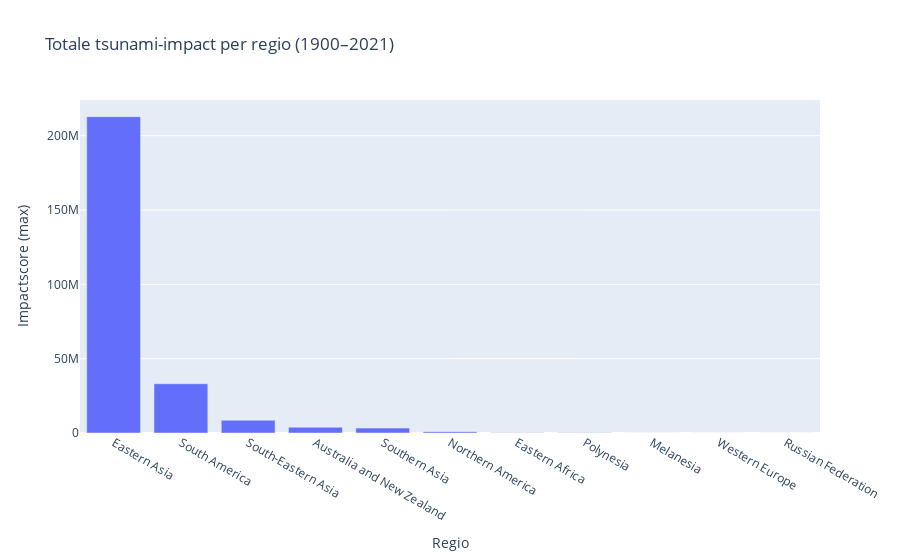

The notebook cell this image was saved under:
### Markdown cell above
## Regionale verschillen in totale tsunami-impact

In welke regio’s zijn de gevolgen van tsunami’s het zwaarst geweest?
De kaart hierboven toont afzonderlijke tsunami’s, maar geeft nog geen inzicht in de totale impact per regio. Deze grafiek brengt dat wel in beeld, door de impact van alle rampen per regio op te tellen.

### Code cell
import pandas as pd
import plotly.express as px

dist_df = pd.read_csv('1900_2021_DISASTERS.xlsx - emdat data.csv')
df = dist_df[dist_df['Disaster Subtype'].str.lower() == 'tsunami'].copy()

df['Total Deaths'] = pd.to_numeric(df['Total Deaths'], errors='coerce').fillna(0)
df["Total Damages ('000 US$)"] = pd.to_numeric(df["Total Damages ('000 US$)"], errors='coerce').fillna(0)
df["Total Affected"] = pd.to_numeric(df["Total Affected"], errors='coerce').fillna(0)

df['Impact_Score'] = df[['Total Deaths', 'Total Affected', "Total Damages ('000 US$)"]].max(axis=1)

region_stats = df.groupby('Region')[['Impact_Score', 'Total Deaths', 'Total Affected']].sum().reset_index()

fig = px.bar(region_stats.sort_values(by='Impact_Score', ascending=False),
             x='Region', y='Impact_Score',
             hover_data=['Total Deaths', 'Total Affected'],
             title='Totale tsunami-impact per regio (1900–2021)',
             labels={'Impact_Score': 'Maximale impactscore'})

fig.update_layout(xaxis_title='Regio', yaxis_title='Impactscore (max)')

fig.show()

### Figure 1 — Plotly figure (JSON) as saved in the notebook; plotly's stock layout.template omitted (floating-point values rounded to 4 significant figures)
{"data": [{"customdata": [[24630.0, 517500.0], [6854.0, 5707000.0], [180700.0, 2685000.0], [2.0, 50.0], [51890.0, 1701000.0], [384.0, 0.0], [312.0, 109900.0], [191.0, 8591.0], [2494.0, 15580.0], [11.0, 2.0], [0.0, 0.0]], "hovertemplate": "Region=%{x}<br>Maximale impactscore=%{y}<br>Total Deaths=%{customdata[0]}<br>Total Affected=%{customdata[1]}<extra></extra>", "legendgroup": "", "marker": {"color": "#636efa", "pattern": {"shape": ""}}, "name": "", "orientation": "v", "showlegend": false, "textposition": "auto", "type": "bar", "x": ["Eastern Asia", "South America", "South-Eastern Asia", "Australia and New Zealand", "Southern Asia", "Northern America", "Eastern Africa", "Polynesia", "Melanesia", "Western Europe", "Russian Federation"], "xaxis": "x", "y": [212800000.0, 33150000.0, 8536000.0, 3900000.0, 3309000.0, 911900.0, 235100.0, 136000.0, 15830.0, 11.0, 0.0], "yaxis": "y"}], "layout": {"barmode": "relative", "legend": {"tracegroupgap": 0}, "title": {"text": "Totale tsunami-impact per regio (1900–2021)"}, "xaxis": {"anchor": "y", "domain": [0, 1], "title": {"text": "Regio"}}, "yaxis": {"anchor": "x", "domain": [0, 1], "title": {"text": "Impactscore (max)"}}}}
